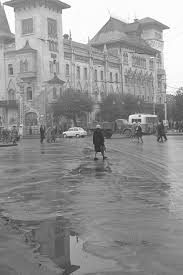
#> input picture 8sem/result/input/city.jpg, 183 x 275 px; its folder holds only this picture in this run
$ python main.py
#> lines starting #> are read from the running program, lines starting #| are printed output that depends on the picture
import os
from PIL import Image, ImageDraw
from params import D, PHI, Point_type
import matplotlib.pyplot as plt
from tqdm import tqdm
import numpy as np
from typing import Tuple
import pandas as pd

def create_haralic_matrix(name: str, mono_img: Image):
    res = np.zeros((255 + 1, 255 + 1))
    hist = np.zeros(255 + 1)
    max_max = 0
    total_pixels = mono_img.size[0] * mono_img.size[1]
    for _, (val, row) in tqdm(pixel_gen(mono_img, func=check_neighbors), total=total_pixels):
        res[val] += row
        max_max = max(max_max, max(row))
        hist[val] += 1
    res_img = Image.fromarray(np.uint8(res * 255 / max_max))
    res_img.save(f"{name}_matrix.jpg", "JPEG")
    create_bar(hist, name)
    calc_params(res_img, name)


def check_neighbors(img: Image, pix, pos: Point_type):
    res = np.zeros(255 + 1)
    base_x, base_y = pos
    for angle in PHI:
        x = base_x + np.around(np.cos(angle)) * D
        y = base_y + np.around(np.sin(angle)) * D
        if 0 <= x < img.size[0] and 0 <= y < img.size[1]:
            val = pix[x, y]
            res[val] += 1
    return pix[base_x, base_y], res


def pixel_gen(img: Image, func=lambda img, pix, x: pix[x]):
    pix = img.load()
    for row in range(img.size[1]):
        for col in range(img.size[0]):
            pos = (col, row)
            yield pos, func(img, pix, pos)


def calc_params(h_img: Image, filename):
    res_s = pd.Series({"con": 0, "lun": 0})
    for (i, j), p in tqdm(pixel_gen(h_img), total=h_img.size[0] * h_img.size[1]):
        tmp = (i - j) ** 2
        res_s["con"] += tmp * p
        res_s["lun"] += p / (1 + tmp)
    res_s.to_csv(f"{filename}.csv")


def linear_transform(img: Image, c=1, f0=0, y=0.5):
    res_img = img.copy()
    d = ImageDraw.Draw(res_img)
    for pos, pixel in pixel_gen(img):
        p = min(int(255 * c * (pixel / 255 + f0) ** y), 255)
        d.point(pos, p)
    return res_img


def create_bar(hist, img_name):
    f = plt.figure()
    plt.bar(np.arange(hist.size), hist)
    plt.savefig(f"{img_name}_bar.png")
    plt.close(f)


def main():
    current_dir = os.path.dirname(os.path.abspath(__file__))
    input_path = os.path.join(current_dir, 'input')
    for image in os.scandir(input_path):
        print(f"Procesing {image.name}.")
        output_path = os.path.join(current_dir, 'output', image.name.split('.')[0])
        os.makedirs(output_path, exist_ok=True)
        mono_name = os.path.join(output_path, "mono")
        linear_name = os.path.join(output_path, "linear")
        mono_img = Image.open(image.path).convert('L')
        mono_img.save(f"{mono_name}.jpg", "JPEG")
        create_haralic_matrix(mono_name, mono_img)
#> in check_neighbors, `base_x, base_y = pos`: base_x = 0
#> the loop in create_haralic_matrix, `for _, (val, row) in tqdm(pixel_gen(mono_img, func=check_neighbors), t..` made 50325 passes
#> (val, max_max) on passes 1 to 3: (243, 1), (255, 1), (237, 1)
#> after the loop in create_haralic_matrix, `for _, (val, row) in tqdm(pixel_gen(mono_img, func=check_neighbors), t..`:
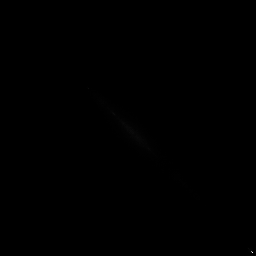
#> res: shape (256, 256) float64; min 0, max 5992, mean 3; drawn with min black and max white
#> after the loop in create_haralic_matrix, `for _, (val, row) in tqdm(pixel_gen(mono_img, func=check_neighbors), t..`: hist = 256 values, max 1811 at index 252, min 0 at index 0, mean 196.6
#> in create_haralic_matrix, `res_img = Image.fromarray(np.uint8(res * 255 / max_max))`:
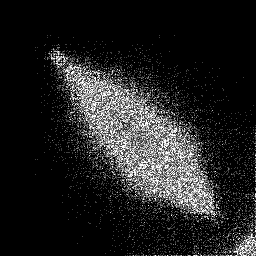
#> res_img: PIL image 256x256 L; min 0, max 255, mean 33.3
#> in create_bar, `plt.savefig(f"{img_name}_bar.png")`:
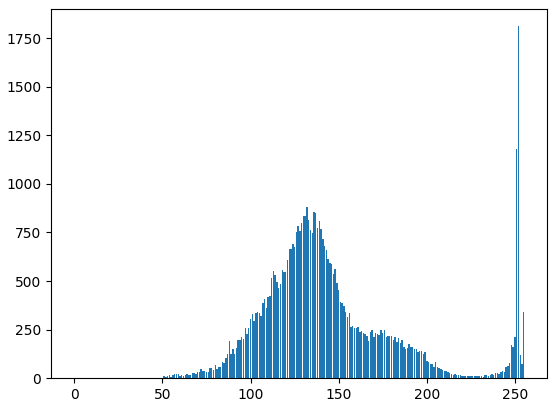
#> figure drawn by matplotlib, 1 panel; tallest bar 1811 high, from x = 251.6 to 252.4
#> the loop in calc_params, `for (i, j), p in tqdm(pixel_gen(h_img), total=h_img.size[0] * h_img.si..` made 65536 passes
#> tmp on passes 1 to 3: 0, 1, 4
        linear_img = linear_transform(mono_img)
#> the loop in linear_transform, `for pos, pixel in pixel_gen(img):` made 50325 passes
#> (pos, pixel, p) on passes 1 to 3: ((0, 0), 243, 248), ((1, 0), 255, 255), ((2, 0), 237, 245)
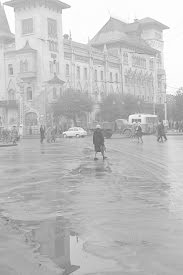
#> linear_img: PIL image 183x275 L; min 94, max 255, mean 191.2
        linear_img.save(f"{linear_name}.jpg", "JPEG")
        create_haralic_matrix(linear_name, linear_img)
#> call 2 of create_haralic_matrix, with name = '8sem/result/output/city/linear'
#> the loop in create_haralic_matrix (call 2), `for _, (val, row) in tqdm(pixel_gen(mono_img, func=check_neighbors), t..` made 50325 passes
#> (val, max_max) on passes 1 to 3: (248, 1), (255, 1), (245, 1)
#> after the loop in create_haralic_matrix (call 2), `for _, (val, row) in tqdm(pixel_gen(mono_img, func=check_neighbors), t..`: hist = 256 values, max 1928 at index 253, min 0 at index 0, mean 196.6
#> in create_haralic_matrix (call 2), `res_img = Image.fromarray(np.uint8(res * 255 / max_max))`:
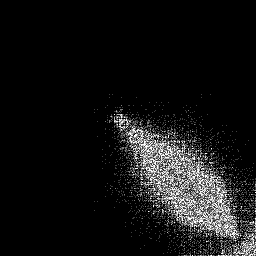
#> res_img: PIL image 256x256 L; min 0, max 255, mean 19.9
#> call 2 of create_bar, with hist = array of shape (256,), img_name = '8sem/result/output/city/linear'
#> in create_bar (call 2), `plt.savefig(f"{img_name}_bar.png")`:
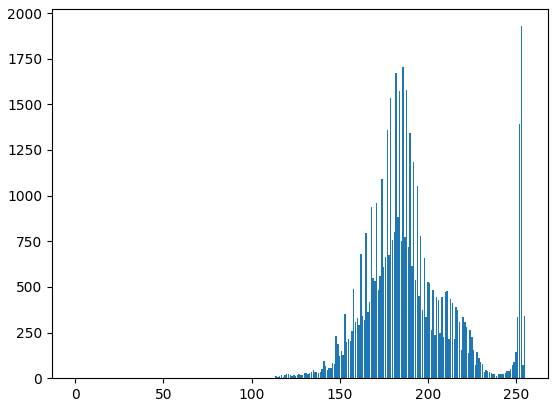
#> figure drawn by matplotlib, 1 panel; tallest bar 1928 high, from x = 252.6 to 253.4
#> the loop in calc_params (call 2), `for (i, j), p in tqdm(pixel_gen(h_img), total=h_img.size[0] * h_img.si..` made 65536 passes

if __name__ == "__main__":
    main()
